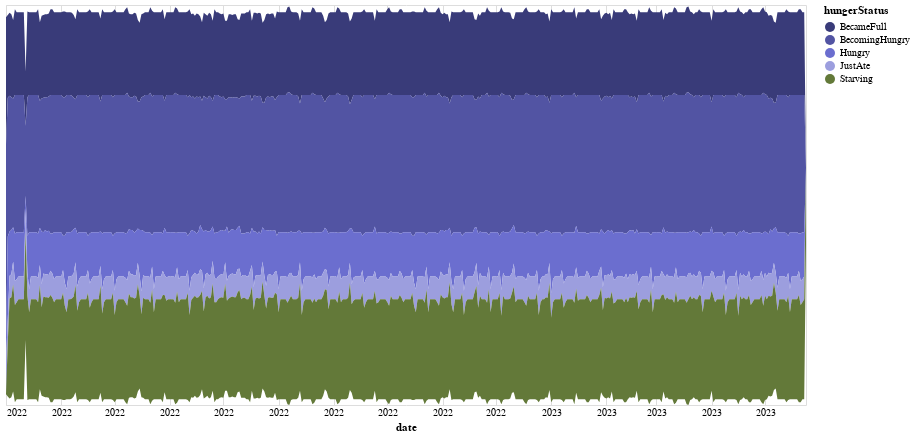

Notebook code cell kept with this figure:
### Code cell
source = aux

selection = alt.selection_multi(fields=['hungerStatus'], bind='legend')

alt.Chart(source).mark_area().encode(
    alt.X('date:T', axis=alt.Axis(domain=False, format='%Y', tickSize=0)),
    alt.Y('sum(minutos):Q', stack='center', axis=None),
    alt.Color('hungerStatus:N', scale=alt.Scale(scheme='category20b')),
    opacity=alt.condition(selection, alt.value(1), alt.value(0.2))
).add_selection(
    selection
).properties(height=400, width=800)

### Figure 1 — Vega-Lite specification as saved in the notebook (floating-point values rounded to 4 significant figures; data arrays with more than 128 entries replaced by an {"elided": "..."} marker saying what was removed)
{"config": {"view": {"continuousWidth": 400, "continuousHeight": 300}}, "data": {"name": "data-cd5a36c35a98402c2c4d83abe6e33d61"}, "mark": "area", "encoding": {"color": {"field": "hungerStatus", "scale": {"scheme": "category20b"}, "type": "nominal"}, "opacity": {"condition": {"value": 1, "selection": "selector004"}, "value": 0.2}, "x": {"axis": {"domain": false, "format": "%Y", "tickSize": 0}, "field": "date", "type": "temporal"}, "y": {"aggregate": "sum", "axis": null, "field": "minutos", "stack": "center", "type": "quantitative"}}, "height": 400, "selection": {"selector004": {"type": "multi", "fields": ["hungerStatus"], "bind": "legend"}}, "width": 800, "$schema": "https://vega.github.io/schema/vega-lite/v4.17.0.json", "datasets": {"data-cd5a36c35a98402c2c4d83abe6e33d61": {"elided": "2246 records"}}}
